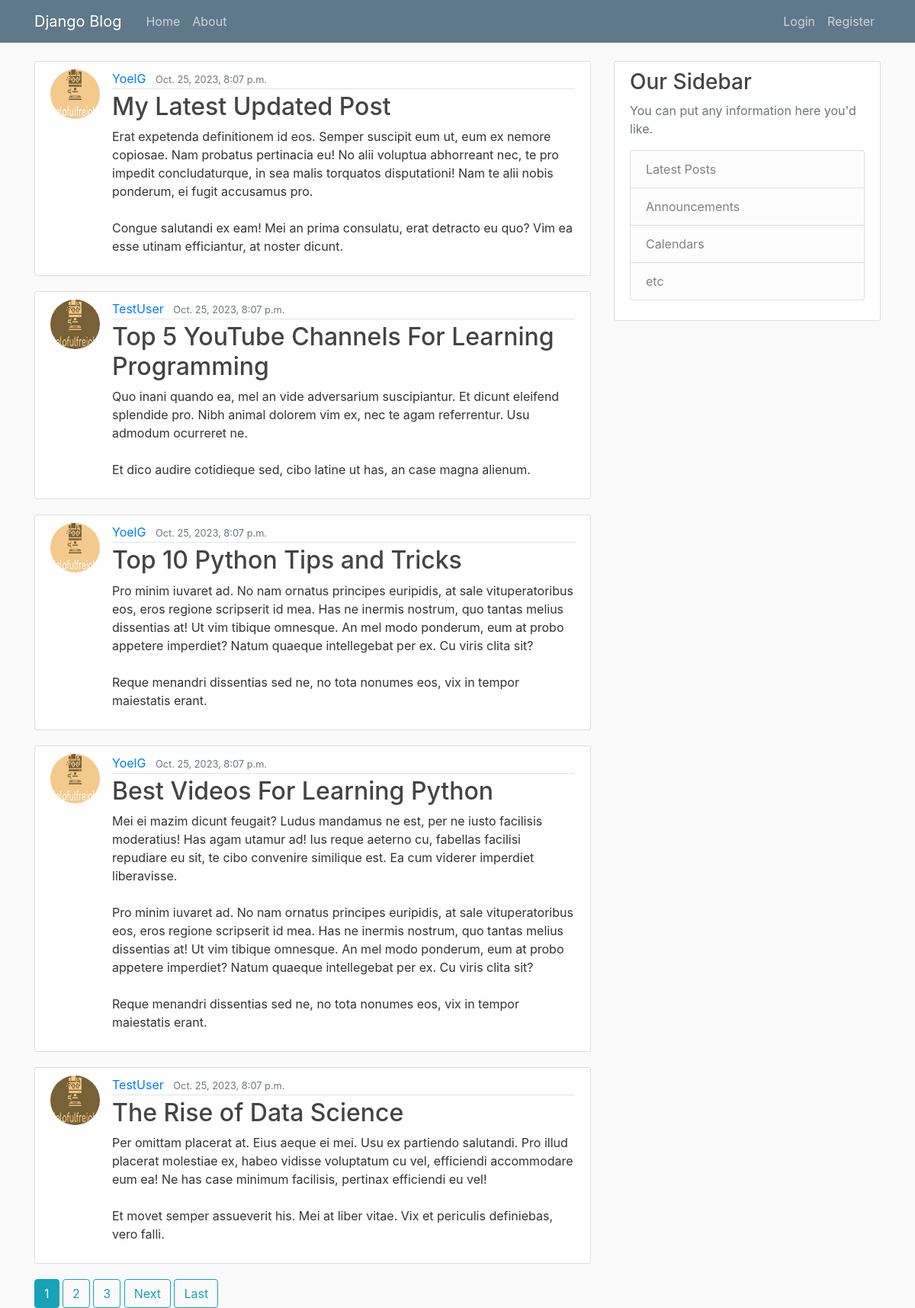
The page / on the database its author committed.
### blog/models.py (models this page shows, shortened)
class Post(models.Model):
    title = models.CharField(max_length = 100)
    content = models.TextField()
    date_posted = models.DateTimeField(default = timezone.now)
    author = models.ForeignKey(User, on_delete = models.CASCADE)

### users/models.py (models this page shows, shortened)
class Profile(models.Model):
    user = models.OneToOneField(User, on_delete=models.CASCADE)
    image = models.ImageField(default='default.jpg', upload_to='profile_pics')

### blog/views.py (the view)
# urls.py: path('', PostListView.as_view(), name = 'blog-home'),
class PostListView(ListView):
    model = Post
    template_name = 'blog/home.html' # <app>/<model>_<viewtype>.html
    context_object_name = 'posts'
    ordering = ['-date_posted']
    paginate_by = 5

### blog/templates/blog/home.html (shortened to what this page needs)
{% extends "blog/base.html" %}
{% block content %}
  {% for post in posts %}
  <article class="media content-section">
    <image class = "rounded-circle article-img" src="{{ post.author.profile.image.url }}"></image>
      <div class="media-body">
        <div class="article-metadata">
          <a class="mr-2" href="{% url 'user-posts' post.author.username %}">{{ post.author }}</a>
          <small class="text-muted">{{ post.date_posted }}</small>
        </div>
        <h2><a class="article-title" href="{% url 'post-detail' post.id %}">{{ post.title }}</a></h2>
        <p class="article-content">{{ post.content }}</p>
      </div>
  </article>
  {% endfor %}
  {% if is_paginated %}
    {% for num in page_obj.paginator.page_range %}
      {% if page_obj.number == num %}
        <a class = "btn btn-info mb4" href = "?page={{ num }}">{{ num }}</a>
      {% elif num > page_obj.number|add:'-3' and num < page_obj.number|add:'3' %}
        <a class = "btn btn-outline-info mb4" href = "?page={{ num }}">{{ num }}</a>
      {% endif %}
    {% endfor %}
    {% if page_obj.has_next %}
      <a class = "btn btn-outline-info mb4" href = "?page={{ page_obj.next_page_numner }}">Next</a>
      <a class = "btn btn-outline-info mb4" href = "?page={{ page_obj.paginator.num_pages }}">Last</a>
    {% endif %}
  {% endif %}
{% endblock content%}

### blog/templates/blog/base.html (shortened to what this page needs)
{% load static %}
<!DOCTYPE html>
<html>
    <head>
        <link rel="stylesheet" href="https://cdn.jsdelivr.net/npm/bootstrap@4.0.0/dist/css/bootstrap.min.css">
        <link rel = "stylesheet" type = "text/css" href = "{% static 'blog/main.css' %}">
    </head>
    <body>
        <header class="site-header">
            <nav class="navbar navbar-expand-md navbar-dark bg-steel fixed-top">
              <div class="container">
                <a class="navbar-brand mr-4" href="{% url 'blog-home' %}">Django Blog</a>
                <div class="collapse navbar-collapse" id="navbarToggle">
                  <div class="navbar-nav mr-auto">
                    <a class="nav-item nav-link" href="{% url 'blog-home' %}">Home</a>
                    <a class="nav-item nav-link" href="{% url 'blog-about' %}">About</a>
                  </div>
                  <div class="navbar-nav">
                  {% if user.is_authenticated %}
                    <a class="nav-item nav-link" href="{% url 'post-create' %}">New Post</a>
                    <a class="nav-item nav-link" href="{% url 'profile' %}">Profile</a>
                    <a class="nav-item nav-link" href="{% url 'logout' %}">Logout</a>
                  {% else %}
                    <a class="nav-item nav-link" href="{% url 'login' %}">Login</a>
                    <a class="nav-item nav-link" href="{% url 'register' %}">Register</a>
                  {% endif %}
                  </div>
                </div>
              </div>
            </nav>
        </header>
        <main role="main" class="container">
            <div class="row">
              <div class="col-md-8">
                {% block content %}{% endblock %}
              </div>
              <div class="col-md-4">
                <div class="content-section">
                  <h3>Our Sidebar</h3>
                  <p class='text-muted'>You can put any information here you'd like.
                    <ul class="list-group">
                      <li class="list-group-item list-group-item-light">Latest Posts</li>
                      <li class="list-group-item list-group-item-light">Announcements</li>
                      <li class="list-group-item list-group-item-light">Calendars</li>
                      <li class="list-group-item list-group-item-light">etc</li>
                    </ul>
                  </p>
                </div>
              </div>
            </div>
        </main>
    </body>
</html>

### blog/static/blog/main.css (style rules this page uses)
body { background: #fafafa; color: #333333; margin-top: 5rem; }
h1, h2, h3, h4, h5, h6 { color: #444444; }
ul { margin: 0; }
.bg-steel { background-color: #5f788a; }
.site-header .navbar-nav .nav-link { color: #cbd5db; }
.content-section { background: #ffffff; padding: 10px 20px; border: 1px solid #dddddd; border-radius: 3px; margin-bottom: 20px; }
.article-title { color: #444444; }
.article-content { white-space: pre-line; }
.article-img { height: 65px; width: 65px; margin-right: 16px; }
.article-metadata { padding-bottom: 1px; margin-bottom: 4px; border-bottom: 1px solid #e3e3e3 }

### rows shown on the page
Post: author.profile.image (picture), author "YoelG", date_posted "Oct. 25, 2023, 8:07 p.m.", title "My Latest Updated Post", content "Erat expetenda definitionem id eos. Semper suscipit eum ut, eum ex nemore copiosae. Nam probatus pertinacia eu! No alii voluptua abhorreant nec, te pro impedit concludaturque, in sea malis torquatos disputationi! Nam te alii nobis ponderum, ei fugit accusamus pro. Congue salutandi ex eam! Mei an prima consulatu, erat detracto eu quo? Vim ea esse utinam efficiantur, at noster dicunt."
Post: author.profile.image (placeholder picture), author "TestUser", date_posted "Oct. 25, 2023, 8:07 p.m.", title "Top 5 YouTube Channels For Learning Programming", content "Quo inani quando ea, mel an vide adversarium suscipiantur. Et dicunt eleifend splendide pro. Nibh animal dolorem vim ex, nec te agam referrentur. Usu admodum ocurreret ne. Et dico audire cotidieque sed, cibo latine ut has, an case magna alienum."
Post: author.profile.image (picture), author "YoelG", date_posted "Oct. 25, 2023, 8:07 p.m.", title "Top 10 Python Tips and Tricks", content "Pro minim iuvaret ad. No nam ornatus principes euripidis, at sale vituperatoribus eos, eros regione scripserit id mea. Has ne inermis nostrum, quo tantas melius dissentias at! Ut vim tibique omnesque. An mel modo ponderum, eum at probo appetere imperdiet? Natum quaeque intellegebat per ex. Cu viris clita sit? Reque menandri dissentias sed ne, no tota nonumes eos, vix in tempor maiestatis erant."
Post: author.profile.image (picture), author "YoelG", date_posted "Oct. 25, 2023, 8:07 p.m.", title "Best Videos For Learning Python", content "Mei ei mazim dicunt feugait? Ludus mandamus ne est, per ne iusto facilisis moderatius! Has agam utamur ad! Ius reque aeterno cu, fabellas facilisi repudiare eu sit, te cibo convenire similique est. Ea cum viderer imperdiet liberavisse. Pro minim iuvaret ad. No nam ornatus principes euripidis, at sale vituperatoribus eos, eros regione scripserit id mea. Has ne inermis nostrum, quo tantas melius dissentias at! Ut vim tibique omnesque. An mel modo ponderum, eum at probo appetere imperdiet? Natum quaeque intellegebat per ex. Cu viris clita sit? Reque menandri dissentias sed ne, no tota nonumes eos, vix in tempor maiestatis erant."
Post: author.profile.image (placeholder picture), author "TestUser", date_posted "Oct. 25, 2023, 8:07 p.m.", title "The Rise of Data Science", content "Per omittam placerat at. Eius aeque ei mei. Usu ex partiendo salutandi. Pro illud placerat molestiae ex, habeo vidisse voluptatum cu vel, efficiendi accommodare eum ea! Ne has case minimum facilisis, pertinax efficiendi eu vel! Et movet semper assueverit his. Mei at liber vitae. Vix et periculis definiebas, vero falli."

### other values the page prints
{{ num }} "1"
{{ num }} "2" "3"
